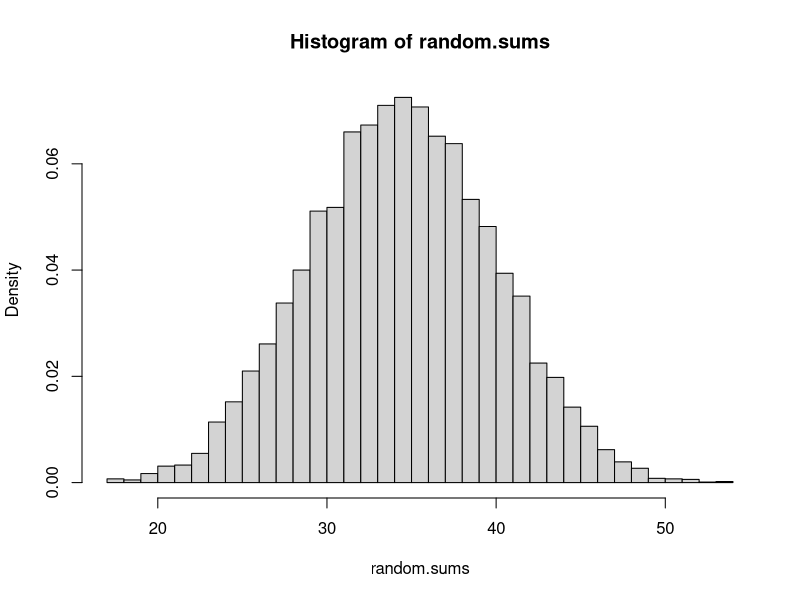

The R script that drew this image:
library(RUnit)
errMsg <- function(err) print(err)


# For the extra credit problem you need to create a little simulation
# study of the distribution of the sum of three rolls of a 6-sided die
#
# In particular, you need to
# - write a function to generate the sum of three random
#   tosses of a fair die.
# - use this function to generate 10,000 of these sums.
# - plot the histogram

# (2 points) Implement the flip.sum function 
#
# Takes the following arguments:
#   n: an integer 
#
# Returns the sum of n rolls of a 6-sided die
#
# Hint: Rolls from a 6-sided die can be generated using
# R's sample function to sample with replacement from the
# numbers 1 to 6.

flip.sum = function(n=10) {
    rolls = sample(1:6, n, replace=TRUE)
    return(sum(rolls))
}

set.seed(47)
sums = c(44, 29, 30)
tryCatch(checkEquals(sums, c(flip.sum(), flip.sum(), flip.sum())),
         error=function(err) errMsg(err))

set.seed(47)
sums = c(23, 21, 15)
tryCatch(checkEquals(sums, c(flip.sum(5), flip.sum(5), flip.sum(5))),
         error=function(err) errMsg(err))

# (1 points) Create a vector called random.sums by calling flip.sum()
# 10,000 times. Plot the histogram of random.sums. Make sure
# to plot the density (not the counts) and set the breaks to 50. 

random.sums = replicate(10000, flip.sum())
hist(random.sums, breaks=50, freq=FALSE)
